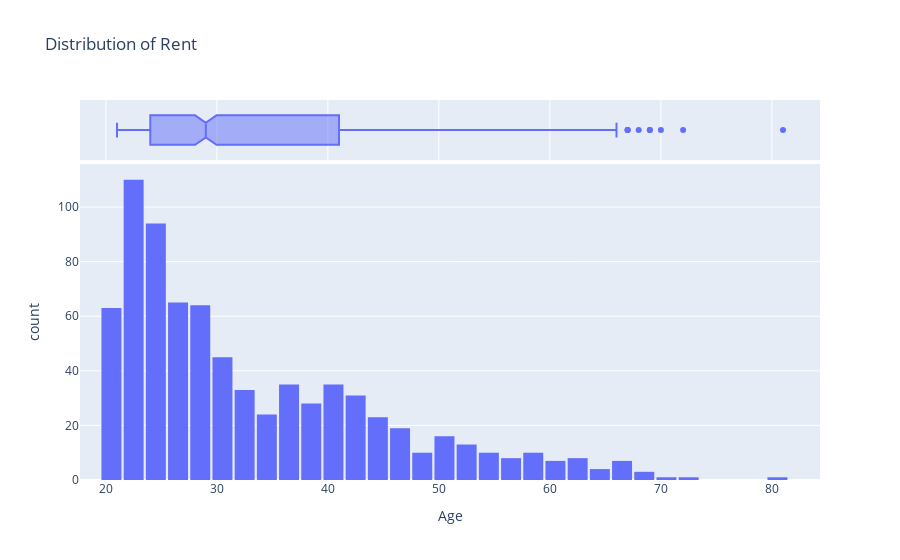

Notebook code for this chart:
### Code cell
fig = px.histogram(df,
                   x='Age', 
                   marginal='box', 
                   title='Distribution of Rent')
fig.update_layout(bargap=0.1)
fig.show()

### Figure 1 — Plotly figure (JSON) as saved in the notebook; plotly's stock layout.template omitted (floating-point values rounded to 4 significant figures; data arrays with more than 128 entries replaced by an {"elided": "..."} marker saying what was removed)
{"data": [{"alignmentgroup": "True", "bingroup": "x", "hovertemplate": "Age=%{x}<br>count=%{y}<extra></extra>", "legendgroup": "", "marker": {"color": "#636efa", "pattern": {"shape": ""}}, "name": "", "offsetgroup": "", "orientation": "v", "showlegend": false, "type": "histogram", "x": {"elided": "768 int values"}, "xaxis": "x", "yaxis": "y"}, {"alignmentgroup": "True", "hovertemplate": "Age=%{x}<extra></extra>", "legendgroup": "", "marker": {"color": "#636efa"}, "name": "", "notched": true, "offsetgroup": "", "showlegend": false, "type": "box", "x": {"elided": "768 int values"}, "xaxis": "x2", "yaxis": "y2"}], "layout": {"autosize": true, "bargap": 0.1, "barmode": "relative", "legend": {"tracegroupgap": 0}, "title": {"text": "Distribution of Rent"}, "xaxis": {"anchor": "y", "autorange": true, "domain": [0, 1], "range": [17.67, 84.33], "title": {"text": "Age"}, "type": "linear"}, "xaxis2": {"anchor": "y2", "autorange": true, "domain": [0, 1], "matches": "x", "range": [17.67, 84.33], "showgrid": true, "showticklabels": false, "type": "linear"}, "yaxis": {"anchor": "x", "autorange": true, "domain": [0, 0.8316], "range": [0, 115.8], "title": {"text": "count"}}, "yaxis2": {"anchor": "x2", "autorange": true, "domain": [0.8416, 1], "matches": "y2", "range": [-0.5, 0.5], "showgrid": false, "showline": false, "showticklabels": false, "ticks": "", "type": "category"}}}
